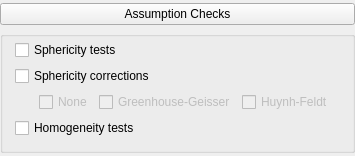
    <widget class="QWidget" name="groupAssumptions" native="true">
     <property name="sizePolicy">
      <sizepolicy hsizetype="Preferred" vsizetype="Fixed">
       <horstretch>0</horstretch>
       <verstretch>0</verstretch>
      </sizepolicy>
     </property>
     <layout class="QGridLayout" name="gridLayout_25">
      <property name="leftMargin">
       <number>0</number>
      </property>
      <property name="topMargin">
       <number>3</number>
      </property>
      <property name="rightMargin">
       <number>0</number>
      </property>
      <property name="bottomMargin">
       <number>3</number>
      </property>
      <item row="0" column="0">
       <widget class="ExpanderButton" name="expanderAssumptions">
        <property name="sizePolicy">
         <sizepolicy hsizetype="Expanding" vsizetype="Fixed">
          <horstretch>0</horstretch>
          <verstretch>0</verstretch>
         </sizepolicy>
        </property>
        <property name="text">
         <string>Assumption Checks</string>
        </property>
       </widget>
      </item>
      <item row="3" column="0">
       <widget class="QWidget" name="containerAssumptions" native="true">
        <property name="sizePolicy">
         <sizepolicy hsizetype="Fixed" vsizetype="Preferred">
          <horstretch>0</horstretch>
          <verstretch>0</verstretch>
         </sizepolicy>
        </property>
        <layout class="QGridLayout" name="gridLayout_7">
         <property name="leftMargin">
          <number>0</number>
         </property>
         <property name="topMargin">
          <number>0</number>
         </property>
         <property name="rightMargin">
          <number>0</number>
         </property>
         <property name="bottomMargin">
          <number>0</number>
         </property>
         <item row="0" column="0">
          <widget class="GroupBox" name="containerDisplay_2">
           <property name="sizePolicy">
            <sizepolicy hsizetype="Fixed" vsizetype="Fixed">
             <horstretch>0</horstretch>
             <verstretch>0</verstretch>
            </sizepolicy>
           </property>
           <property name="title">
            <string/>
           </property>
           <layout class="QGridLayout" name="gridLayout_31">
            <property name="leftMargin">
             <number>12</number>
            </property>
            <property name="topMargin">
             <number>3</number>
            </property>
            <property name="bottomMargin">
             <number>12</number>
            </property>
            <item row="2" column="1" colspan="2">
             <widget class="QWidget" name="widgetSphericityCorrections" native="true">
              <property name="enabled">
               <bool>false</bool>
              </property>
              <layout class="QGridLayout" name="gridLayout_33">
               <property name="leftMargin">
                <number>24</number>
               </property>
               <property name="topMargin">
                <number>0</number>
               </property>
               <property name="bottomMargin">
                <number>0</number>
               </property>
               <item row="0" column="1">
                <widget class="BoundCheckBox" name="sphericityGreenhouseGeisser">
                 <property name="text">
                  <string>Greenhouse-Geisser</string>
                 </property>
                </widget>
               </item>
               <item row="0" column="2">
                <widget class="BoundCheckBox" name="sphericityHuynhFeldt">
                 <property name="text">
                  <string>Huynh-Feldt</string>
                 </property>
                </widget>
               </item>
               <item row="0" column="0">
                <widget class="BoundCheckBox" name="sphericityNone">
                 <property name="text">
                  <string>None</string>
                 </property>
                </widget>
               </item>
              </layout>
             </widget>
            </item>
            <item row="0" column="1">
             <widget class="BoundCheckBox" name="sphericityTests">
              <property name="text">
               <string>Sphericity tests</string>
              </property>
             </widget>
            </item>
            <item row="3" column="1" colspan="2">
             <widget class="BoundCheckBox" name="homogeneityTests">
              <property name="text">
               <string>Homogeneity tests</string>
              </property>
             </widget>
            </item>
            <item row="1" column="1">
             <widget class="BoundCheckBox" name="sphericityCorrections">
              <property name="text">
               <string>Sphericity corrections</string>
              </property>
             </widget>
            </item>
           </layout>
          </widget>
         </item>
        </layout>
       </widget>
      </item>
     </layout>
    </widget>
